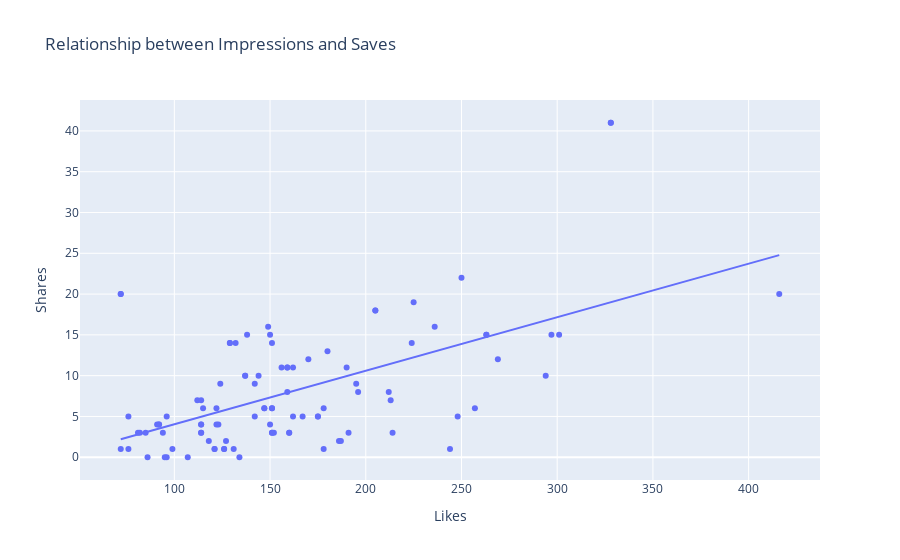

Notebook code for this chart:
### Code cell
# using plotly
fig = px.scatter(data_frame = df1, x= "Likes", y= "Shares", trendline= "ols", title= "Relationship between Impressions and Saves")
fig.show()

### Figure 1 — Plotly figure (JSON) as saved in the notebook; plotly's stock layout.template omitted (floating-point values rounded to 4 significant figures)
{"data": [{"hovertemplate": "Likes=%{x}<br>Shares=%{y}<extra></extra>", "legendgroup": "", "marker": {"color": "#636efa", "symbol": "circle"}, "mode": "markers", "name": "", "orientation": "v", "showlegend": false, "type": "scatter", "x": [162, 224, 131, 213, 123, 144, 76, 124, 159, 191, 81, 151, 162, 142, 294, 159, 205, 121, 151, 72, 76, 91, 195, 129, 160, 175, 147, 114, 151, 92, 214, 150, 122, 152, 196, 86, 85, 156, 72, 82, 416, 180, 150, 127, 167, 225, 137, 114, 263, 328, 126, 236, 99, 212, 297, 142, 186, 112, 149, 132, 115, 248, 178, 107, 269, 96, 134, 301, 187, 94, 114, 96, 138, 122, 257, 95, 244, 190, 118, 178, 170, 250, 159, 205, 121, 151, 72, 137, 114, 263, 328, 126, 129, 160, 175, 147, 114, 151, 92], "xaxis": "x", "y": [5, 14, 1, 7, 4, 10, 1, 9, 8, 3, 3, 14, 11, 5, 10, 11, 18, 1, 6, 20, 5, 4, 9, 14, 3, 5, 6, 4, 3, 4, 3, 15, 4, 3, 8, 0, 3, 11, 1, 3, 20, 13, 4, 2, 5, 19, 10, 3, 15, 41, 1, 16, 1, 8, 15, 9, 2, 7, 16, 14, 6, 5, 1, 0, 12, 5, 0, 15, 2, 3, 7, 0, 15, 6, 6, 0, 1, 11, 2, 6, 12, 22, 11, 18, 1, 6, 20, 10, 3, 15, 41, 1, 14, 3, 5, 6, 4, 3, 4], "yaxis": "y"}, {"hovertemplate": "<b>OLS trendline</b><br>Shares = 0.0656152 * Likes + -2.52031<br>R<sup>2</sup>=0.331146<br><br>Likes=%{x}<br>Shares=%{y} <b>(trend)</b><extra></extra>", "legendgroup": "", "marker": {"color": "#636efa", "symbol": "circle"}, "mode": "lines", "name": "", "showlegend": false, "type": "scatter", "x": [72, 72, 72, 76, 76, 81, 82, 85, 86, 91, 92, 92, 94, 95, 96, 96, 99, 107, 112, 114, 114, 114, 114, 114, 115, 118, 121, 121, 122, 122, 123, 124, 126, 126, 127, 129, 129, 131, 132, 134, 137, 137, 138, 142, 142, 144, 147, 147, 149, 150, 150, 151, 151, 151, 151, 151, 152, 156, 159, 159, 159, 160, 160, 162, 162, 167, 170, 175, 175, 178, 178, 180, 186, 187, 190, 191, 195, 196, 205, 205, 212, 213, 214, 224, 225, 236, 244, 248, 250, 257, 263, 263, 269, 294, 297, 301, 328, 328, 416], "xaxis": "x", "y": [2.204, 2.204, 2.204, 2.466, 2.466, 2.795, 2.86, 3.057, 3.123, 3.451, 3.516, 3.516, 3.648, 3.713, 3.779, 3.779, 3.976, 4.501, 4.829, 4.96, 4.96, 4.96, 4.96, 4.96, 5.025, 5.222, 5.419, 5.419, 5.485, 5.485, 5.55, 5.616, 5.747, 5.747, 5.813, 5.944, 5.944, 6.075, 6.141, 6.272, 6.469, 6.469, 6.535, 6.797, 6.797, 6.928, 7.125, 7.125, 7.256, 7.322, 7.322, 7.388, 7.388, 7.388, 7.388, 7.388, 7.453, 7.716, 7.913, 7.913, 7.913, 7.978, 7.978, 8.109, 8.109, 8.437, 8.634, 8.962, 8.962, 9.159, 9.159, 9.29, 9.684, 9.75, 9.947, 10.01, 10.27, 10.34, 10.93, 10.93, 11.39, 11.46, 11.52, 12.18, 12.24, 12.96, 13.49, 13.75, 13.88, 14.34, 14.74, 14.74, 15.13, 16.77, 16.97, 17.23, 19.0, 19.0, 24.78], "yaxis": "y"}], "layout": {"legend": {"tracegroupgap": 0}, "title": {"text": "Relationship between Impressions and Saves"}, "xaxis": {"anchor": "y", "domain": [0, 1], "title": {"text": "Likes"}}, "yaxis": {"anchor": "x", "domain": [0, 1], "title": {"text": "Shares"}}}}
